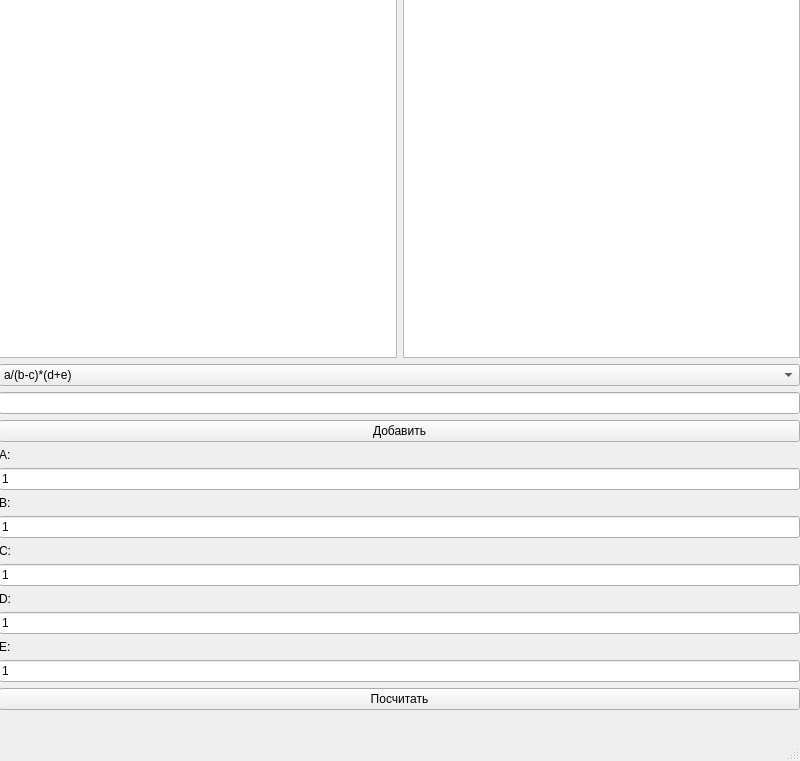
<?xml version="1.0" encoding="UTF-8"?>
<ui version="4.0">
 <class>MainWindow</class>
 <widget class="QMainWindow" name="MainWindow">
  <property name="geometry">
   <rect>
    <x>0</x>
    <y>0</y>
    <width>800</width>
    <height>761</height>
   </rect>
  </property>
  <property name="windowTitle">
   <string>MainWindow</string>
  </property>
  <widget class="QWidget" name="centralwidget">
   <widget class="QWidget" name="gridLayoutWidget">
    <property name="geometry">
     <rect>
      <x>-1</x>
      <y>-1</y>
      <width>801</width>
      <height>711</height>
     </rect>
    </property>
    <layout class="QGridLayout" name="gridLayout">
     <item row="3" column="0">
      <widget class="QLineEdit" name="lineEdit"/>
     </item>
     <item row="20" column="0">
      <layout class="QHBoxLayout" name="horizontalLayout_2"/>
     </item>
     <item row="4" column="0">
      <widget class="QPushButton" name="pushButton">
       <property name="text">
        <string>Добавить</string>
       </property>
      </widget>
     </item>
     <item row="15" column="0">
      <widget class="QLabel" name="label_4">
       <property name="text">
        <string>D:</string>
       </property>
      </widget>
     </item>
     <item row="12" column="0">
      <widget class="QLineEdit" name="lineEdit_3">
       <property name="text">
        <string>1</string>
       </property>
      </widget>
     </item>
     <item row="11" column="0">
      <widget class="QLabel" name="label_2">
       <property name="text">
        <string>B:</string>
       </property>
      </widget>
     </item>
     <item row="13" column="0">
      <widget class="QLabel" name="label_3">
       <property name="text">
        <string>C:</string>
       </property>
      </widget>
     </item>
     <item row="2" column="0">
      <widget class="QComboBox" name="comboBox">
       <item>
        <property name="text">
         <string>a/(b-c)*(d+e)</string>
        </property>
       </item>
       <item>
        <property name="text">
         <string>(a+b)*(c-d)/e</string>
        </property>
       </item>
       <item>
        <property name="text">
         <string>a-(b+c*d)/e</string>
        </property>
       </item>
       <item>
        <property name="text">
         <string>a/b-((c+d)*e)</string>
        </property>
       </item>
       <item>
        <property name="text">
         <string>a*(b-c+d)/e</string>
        </property>
       </item>
       <item>
        <property name="text">
         <string>(a+b)*(c-d)/e</string>
        </property>
       </item>
       <item>
        <property name="text">
         <string>a*(b-c)/(d+e)</string>
        </property>
       </item>
       <item>
        <property name="text">
         <string>a/(b*(c+d))-e</string>
        </property>
       </item>
       <item>
        <property name="text">
         <string>(a+(b/c-d))*e</string>
        </property>
       </item>
       <item>
        <property name="text">
         <string>a*(b+c)/(d-e)</string>
        </property>
       </item>
       <item>
        <property name="text">
         <string>a-(b/c*(d+e))</string>
        </property>
       </item>
       <item>
        <property name="text">
         <string>(a-b)/(c+d)*e</string>
        </property>
       </item>
       <item>
        <property name="text">
         <string>a/(b+c-d*e)</string>
        </property>
       </item>
       <item>
        <property name="text">
         <string>a*(b-c)/(d+e)</string>
        </property>
       </item>
       <item>
        <property name="text">
         <string>(a+b*c)/(d-e)</string>
        </property>
       </item>
      </widget>
     </item>
     <item row="14" column="0">
      <widget class="QLineEdit" name="lineEdit_4">
       <property name="text">
        <string>1</string>
       </property>
      </widget>
     </item>
     <item row="1" column="0">
      <layout class="QVBoxLayout" name="verticalLayout"/>
     </item>
     <item row="6" column="0">
      <layout class="QHBoxLayout" name="horizontalLayout_3"/>
     </item>
     <item row="16" column="0">
      <widget class="QLineEdit" name="lineEdit_5">
       <property name="text">
        <string>1</string>
       </property>
      </widget>
     </item>
     <item row="0" column="0">
      <layout class="QHBoxLayout" name="horizontalLayout">
       <item>
        <widget class="QTextBrowser" name="textBrowser"/>
       </item>
       <item>
        <widget class="QTextBrowser" name="textBrowser_2"/>
       </item>
      </layout>
     </item>
     <item row="7" column="0">
      <layout class="QHBoxLayout" name="horizontalLayout_4"/>
     </item>
     <item row="9" column="0">
      <widget class="QLabel" name="label">
       <property name="text">
        <string>А:</string>
       </property>
      </widget>
     </item>
     <item row="17" column="0">
      <widget class="QLabel" name="label_5">
       <property name="text">
        <string>E:</string>
       </property>
      </widget>
     </item>
     <item row="18" column="0">
      <widget class="QLineEdit" name="lineEdit_6">
       <property name="text">
        <string>1</string>
       </property>
      </widget>
     </item>
     <item row="10" column="0">
      <widget class="QLineEdit" name="lineEdit_2">
       <property name="text">
        <string>1</string>
       </property>
      </widget>
     </item>
     <item row="19" column="0">
      <widget class="QPushButton" name="pushButton_2">
       <property name="text">
        <string>Посчитать</string>
       </property>
      </widget>
     </item>
    </layout>
   </widget>
  </widget>
  <widget class="QMenuBar" name="menubar">
   <property name="geometry">
    <rect>
     <x>0</x>
     <y>0</y>
     <width>800</width>
     <height>25</height>
    </rect>
   </property>
  </widget>
  <widget class="QStatusBar" name="statusbar"/>
 </widget>
 <resources/>
 <connections/>
</ui>
